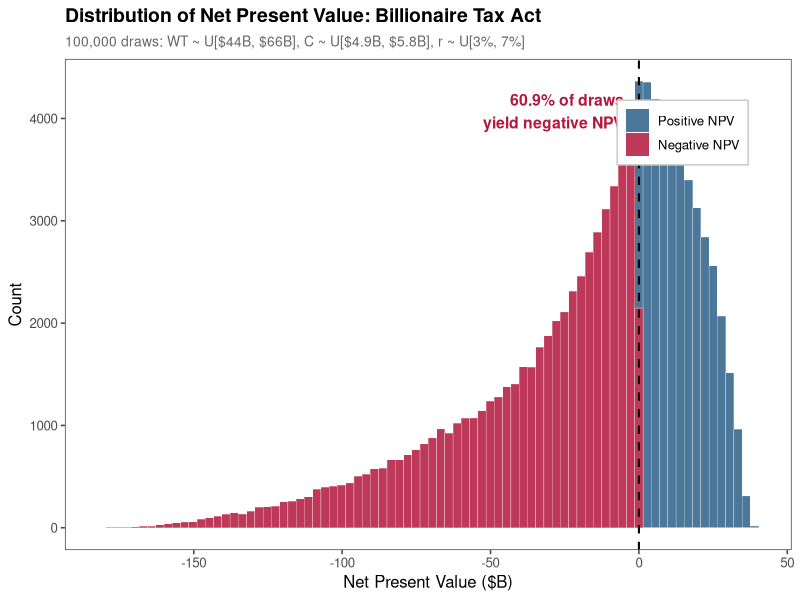
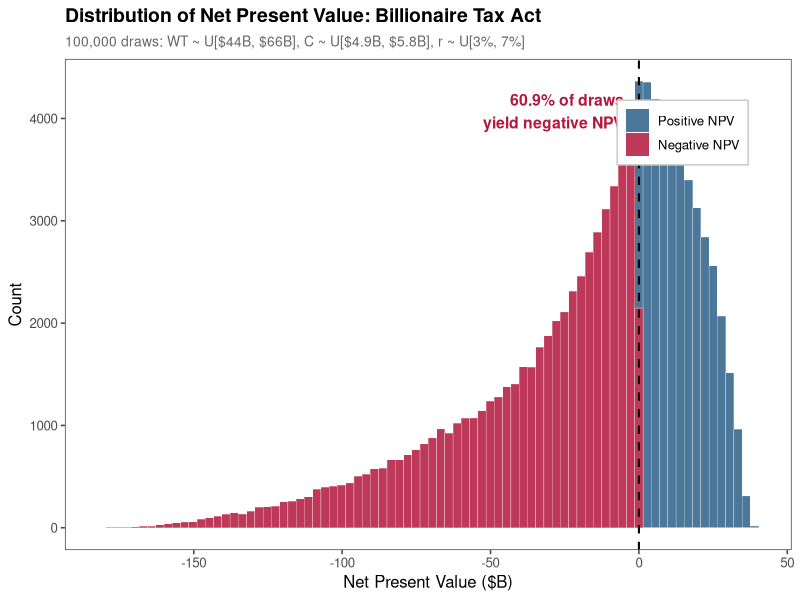

Source code (R) for these figures, in order:
# Billionaire Tax Act: NPV Distribution of Outcomes
# Date: February 2026
# Purpose: Simulate NPV across plausible parameter ranges, plot distribution
# =============================================================================
# PART 0: Load Packages
# =============================================================================
library(dplyr)
library(ggplot2)
library(ggthemes)

# Set seed
set.seed(2026)

# Set working directory (update as needed)
setwd("~/Documents/GitHub/wealth_tax")

#Workign directory for home computer
setwd("/Users/ben/Documents/GitHub/wealth_tax")

# =============================================================================
# PART I: Define Parameters
# =============================================================================

# Fixed
baseline_revenue <- 107.04  # $B, no-departure wealth tax revenue

# Number of simulations
n_sims <- 100000

# =============================================================================
# PART II: Generate Random Parameter Draws
# =============================================================================

# WT: Wealth tax revenue ($44B to $66B, centered at $48B)
#   Triangular-ish: uniform draw across plausible range
wt <- runif(n_sims, min = 44, max = 66)

# C: Annual income tax contribution ($4.9B to $5.8B)
#   Uniform across Splinter lower bound to Pareto upper bound
c_income <- runif(n_sims, min = 4.9, max = 5.8)

# r: Real discount rate (3% to 7%)
#   Uniform across standard range
r_discount <- runif(n_sims, min = 0.015, max = 0.07)

# =============================================================================
# PART III: Compute NPV for Each Draw
# =============================================================================

# Implied departure fraction
f <- 1 - (wt / baseline_revenue)

# Annual lost income tax
annual_loss <- f * c_income

# PV of lost income tax stream (inflation-linked perpetuity)
pv_lost <- annual_loss / r_discount

# Net present value
npv <- wt - pv_lost

# Assemble results
results <- data.frame(
  wt = wt,
  c_income = c_income,
  r_discount = r_discount,
  f = f,
  annual_loss = annual_loss,
  pv_lost = pv_lost,
  npv = npv
)

# =============================================================================
# PART IV: Summary Statistics
# =============================================================================

cat("=== NPV Distribution Summary ===\n")
cat(sprintf("  Simulations:        %d\n", n_sims))
cat(sprintf("  Mean NPV:           $%.1fB\n", mean(results$npv)))
cat(sprintf("  Median NPV:         $%.1fB\n", median(results$npv)))
cat(sprintf("  Std Dev:            $%.1fB\n", sd(results$npv)))
cat(sprintf("  Min NPV:            $%.1fB\n", min(results$npv)))
cat(sprintf("  Max NPV:            $%.1fB\n", max(results$npv)))
cat(sprintf("  Pct Negative NPV:   %.1f%%\n", 100 * mean(results$npv < 0)))
cat(sprintf("  Pct Below -$10B:    %.1f%%\n", 100 * mean(results$npv < -10)))
cat(sprintf("  Pct Below -$25B:    %.1f%%\n", 100 * mean(results$npv < -25)))

# =============================================================================
# PART V: Plot Distribution of NPV Outcomes
# =============================================================================

pct_negative <- round(100 * mean(results$npv < 0), 1)

p <- ggplot(results, aes(x = npv)) +
  geom_histogram(aes(fill = npv < 0), bins = 80, alpha = 0.85, color = "white", linewidth = 0.1) +
  scale_fill_manual(
    values = c("TRUE" = "#B3173C", "FALSE" = "#2C5F8A"),
    labels = c("TRUE" = "Negative NPV", "FALSE" = "Positive NPV"),
    name = NULL
  ) +
  geom_vline(xintercept = 0, linetype = "dashed", color = "black", linewidth = 0.7) +
  annotate("text", x = -5, y = Inf, vjust = 2, hjust = 1,
           label = paste0(pct_negative, "% of draws\nyield negative NPV"),
           size = 4, fontface = "bold", color = "#B3173C") +
  labs(
    title = "Distribution of Net Present Value: Billionaire Tax Act",
    subtitle = paste0("100,000 draws: WT ~ U[$44B, $66B], C ~ U[$4.9B, $5.8B], r ~ U[3%, 7%]"),
    x = "Net Present Value ($B)",
    y = "Count"
  ) +
  theme_few() +
  theme(
    plot.title = element_text(face = "bold", size = 14),
    plot.subtitle = element_text(size = 10, color = "gray40"),
    legend.position = c(0.85, 0.85),
    legend.background = element_rect(fill = "white", color = "gray80")
  )

ggsave("npv_distribution.png", p, width = 10, height = 6, dpi = 300)
ggsave("npv_distribution.pdf", p, width = 10, height = 6)

cat("\nPlots saved: npv_distribution.png, npv_distribution.pdf\n")
